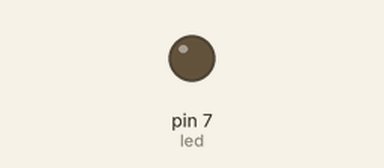
Recording of a sketch running on a simulated Arduino Uno, built with avr-gcc and run on an emulated ATmega328P. On the bench: output pins drawn as LEDs (lit = HIGH).

Above: at 0.3 s.
At 4.6 s:
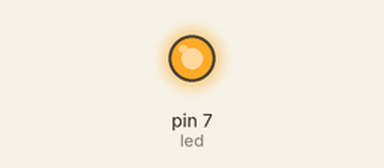
Timing chart, 0 to 7.0 s (numbered marks = the images above):
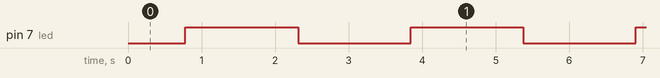

Measured:
- by itself, pin 7 (led): alternates HIGH for 1.5 s and LOW for 1.5 s

The sketch:

Breathinglight.ino
```cpp
// Initialising Pins and Variables
int led = 7;
int brightness = 0;
int fadeAmount = 5;

void setup() {
  // Configuring Pins
  pinMode(led, OUTPUT);
}


void loop() {

  // Setting brightness of the led
  analogWrite(led, brightness);

  // Changing the brightness
  brightness = brightness + fadeAmount;

  // If the maximum brightness is reached slowly decrease the brightness
  if (brightness <= 0 || brightness >= 255) {
    fadeAmount = -fadeAmount;
  }

  // changing brightness with delay of 30ns
  delay(30);
}
```
